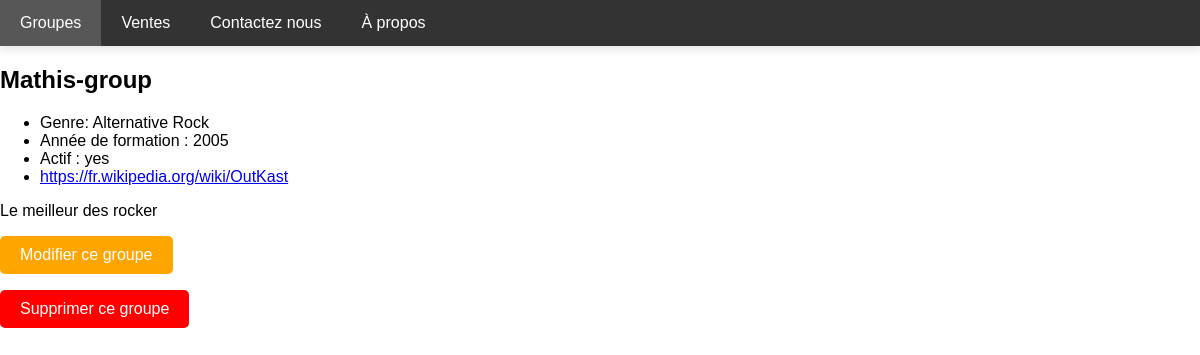
Screenshot of /bands/3/ with the database file from the repository.
### listings/models.py (models this page shows, shortened)
class Band(models.Model):
    class Genre(models.TextChoices):
        HIP_HOP = 'HH'
        SYNTH_POP = 'SP'
        ALTERNATIVE_ROCK = 'AR'
    genre = models.CharField(choices=Genre.choices, max_length=5)
    name = models.CharField(max_length=100)
    biography = models.CharField(max_length=1000)
    year_formed = models.fields.IntegerField(null=True, blank=True, default=0,
        validators=[MinValueValidator(1900), MaxValueValidator(2021)]
    )
    active = models.BooleanField(default=True)
    official_homepage = models.URLField(null=True, blank=True)

### listings/views.py (the view)
# urls.py: path('bands/<int:id>/', views.band_detail, name='band_detail'),
def band_detail(request, id):
    bands = get_object_or_404(Band, pk=id)
    return render(request, 'listings/band_detail.html', {'band': bands})

### listings/templates/listings/band_detail.html
{% extends 'listings/base.html' %}
{% block content %}
<h2>{{ band.name }}</h2>
<ul>
    <li>Genre: {{ band.get_genre_display }}</li>
    <li>Année de formation : {{ band.year_formed }}</li>
    <li>Actif : {{ band.active|yesno }}</li>
    {% if band.official_homepage %}
    <li><a href="{{ band.official_homepage }}">{{ band.official_homepage }}</a></li>
    {% endif %}
</ul>
<p>{{ band.biography }}</p>
<form action="{% url 'band_update' band.id %}">
    <input class="styled_2" type="submit" value="Modifier ce groupe">
</form>
<form action="{% url 'band_delete' band.id %}">
    <input class="styled_3" type="submit" value="Supprimer ce groupe">
</form>
{% endblock %}

### listings/static/listings/styles.css (style rules this page uses)
body { font-family: Arial, sans-serif; margin: 0; padding: 0; }
.styled_2 { background-color: orange; color: white; padding: 10px 20px; font-size: 16px; border: none; border-radius: 5px; cursor: pointer; }
.styled_3 { background-color: red; color: white; padding: 10px 20px; font-size: 16px; border: none; border-radius: 5px; cursor: pointer; }

### rows the page displays
Band: name "Mathis-group", genre "Alternative Rock", year_formed "2005", active "yes", official_homepage "https://fr.wikipedia.org/wiki/OutKast", biography "Le meilleur des rocker"
